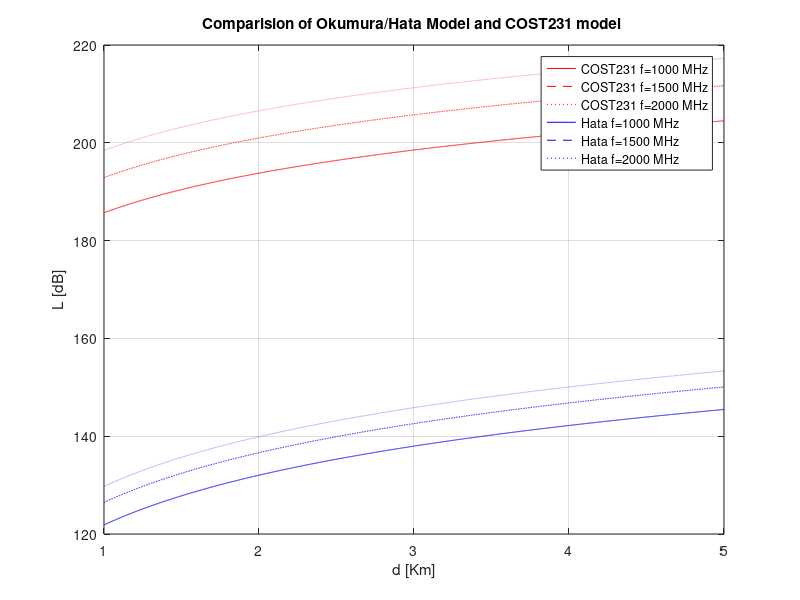

Recreate this plot in MATLAB.
% Okumura/Hata v/s COST231
% Comparision 2
clc;
close all;
clear all;
%common parameters
d = 1:0.001:5;
fc1 = 1000;
fc2 = 1500;
fc3 = 2000;
hm = 3;
hb = 50;
% Okumura/Hata
ahm = 3.2*(log10(11.75*hm)).^2 - 4.97;
Lhata_1 = 69.55 + 26.16*log10(fc1) + (44.9 - 6.55*log10(hb))*log10(d) - 13.82*log10(hb) - ahm;
Lhata_2 = 69.55 + 26.16*log10(fc2) + (44.9 - 6.55*log10(hb))*log10(d) - 13.82*log10(hb) - ahm;
Lhata_3 = 69.55 + 26.16*log10(fc3) + (44.9 - 6.55*log10(hb))*log10(d) - 13.82*log10(hb) - ahm;
                                  
% COST 231
W = 15;
b = 30;
hr = 30;
phi = 90;
dhm = hr - hm;
dhb = hb -hr;
kd = 18 - 15*dhb/dhm;
ka = 54;
kf1 = 4 + 0.7*((fc1/925)-1);
kf2 = 4 + 0.7*((fc2/925)-1);
kf3 = 4 + 0.7*((fc3/925)-1);
    
Lcost_1  = 32.4 + 20*log10(d) + 20*log10(fc1) + -16.9 - 10*log10(W) + 10*log10(fc1) + 20*log(dhm) + 4 - 0.114*(phi-55) + -18*log10(11+dhb) + ka + kd*log10(d) + kf1*log10(fc1) - 9*log10(b);;
Lcost_2  = 32.4 + 20*log10(d) + 20*log10(fc2) + -16.9 - 10*log10(W) + 10*log10(fc2) + 20*log(dhm) + 4 - 0.114*(phi-55) + -18*log10(11+dhb) + ka + kd*log10(d) + kf2*log10(fc2) - 9*log10(b);
Lcost_3  = 32.4 + 20*log10(d) + 20*log10(fc3) + -16.9 - 10*log10(W) + 10*log10(fc3) + 20*log(dhm) + 4 - 0.114*(phi-55) + -18*log10(11+dhb) + ka + kd*log10(d) + kf3*log10(fc3) - 9*log10(b);
              
figure(1); 
plot(d, Lcost_1, 'r', d, Lcost_2, '--r', d, Lcost_3,':r'); 
hold on; 
plot(d, Lhata_1, 'b', d, Lhata_2, '--b', d, Lhata_3,':b');
hold on; 
legend('COST231 f=1000 MHz' ,'COST231 f=1500 MHz' ,'COST231 f=2000 MHz','Hata f=1000 MHz' , 'Hata f=1500 MHz' ,'Hata f=2000 MHz'); 
grid on;
xlabel('d [Km]');
ylabel('L [dB]');
title('Comparision of Okumura/Hata Model and COST231 model ');  